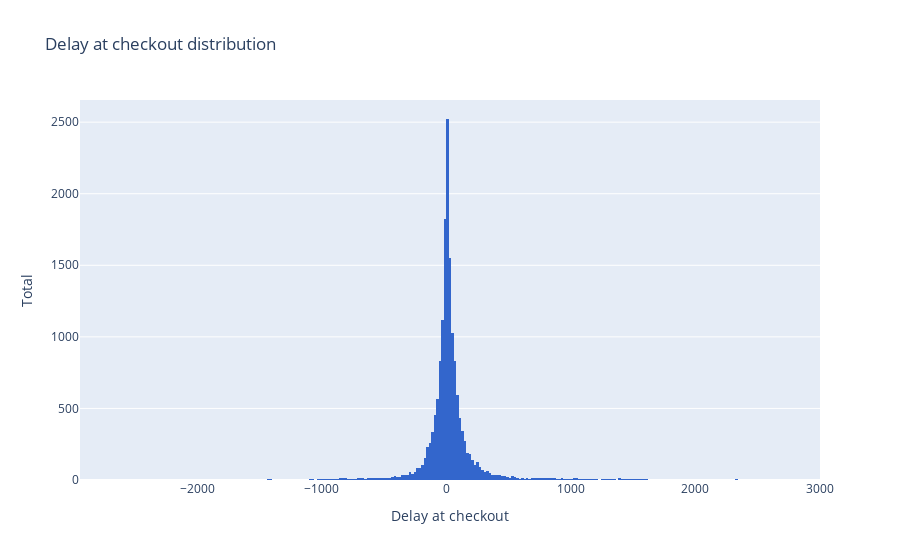

Notebook code cell kept with this figure:
### Markdown cell above
**How often are drivers late for the next check-in? How does it impact the next driver ?**

### Code cell
fig_3 = px.histogram(
    data_frame=df_delay,
    x="delay_at_checkout_in_minutes",
    color_discrete_sequence=[px.colors.qualitative.G10[0]],
    title="Delay at checkout distribution"
)

fig_3.update_layout(
    yaxis_title="Total",
    xaxis_title="Delay at checkout"
)

fig_3.show()

### Figure 1 — Plotly figure (JSON) as saved in the notebook; plotly's stock layout.template omitted (floating-point values rounded to 4 significant figures; data arrays with more than 128 entries replaced by an {"elided": "..."} marker saying what was removed)
{"data": [{"alignmentgroup": "True", "bingroup": "x", "hovertemplate": "delay_at_checkout_in_minutes=%{x}<br>count=%{y}<extra></extra>", "legendgroup": "", "marker": {"color": "#3366CC", "pattern": {"shape": ""}}, "name": "", "offsetgroup": "", "orientation": "v", "showlegend": false, "type": "histogram", "x": {"elided": "16276 int values"}, "xaxis": "x", "yaxis": "y"}], "layout": {"barmode": "relative", "legend": {"tracegroupgap": 0}, "title": {"text": "Delay at checkout distribution"}, "xaxis": {"anchor": "y", "domain": [0, 1], "title": {"text": "Delay at checkout"}}, "yaxis": {"anchor": "x", "domain": [0, 1], "title": {"text": "Total"}}}}
